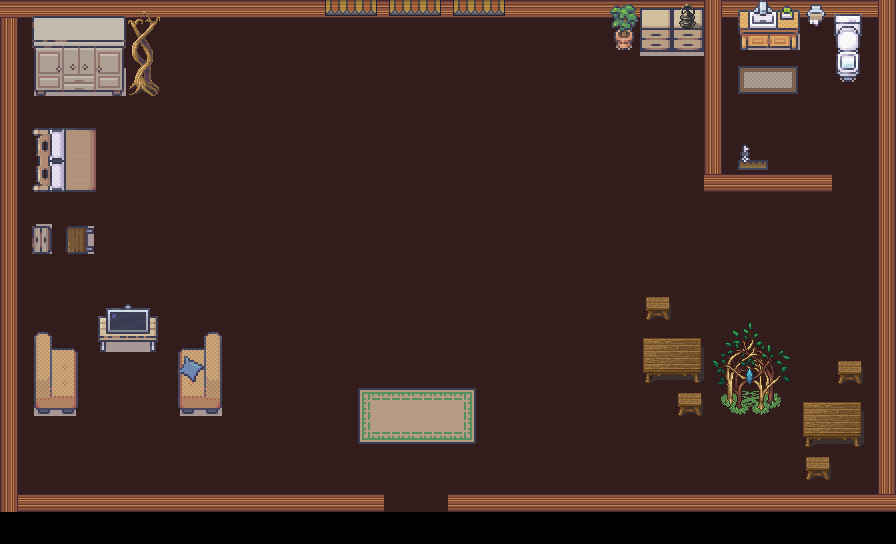

A 2D game scene composited from a Tiled map and its tileset images. What follows is a short description and the map's XML, with each tile layer's data collapsed to a summary:
An orthogonal 28x17 tile map with 32x32 px tiles, 7 tile layers (floor, carpet, wall, deco, ...), 5 tilesets and 7 objects (choc1, choc2, choc3, choc4, oompa1, ...).

<map version="1.10" tiledversion="1.10.2" orientation="orthogonal" renderorder="right-down" width="28" height="17" tilewidth="32" tileheight="32" infinite="0" nextlayerid="17" nextobjectid="13">
 <editorsettings>
  <export target="level3.tmj" format="json" />
 </editorsettings>
 <tileset firstgid="1" name="magecity" tilewidth="32" tileheight="32" tilecount="360" columns="8">
  <image source="magecity.png" width="256" height="1450" />
 </tileset>
 <tileset firstgid="361" name="trimsanddoors" tilewidth="32" tileheight="32" tilecount="750" columns="15">
  <image source="trimsanddoors.png" width="480" height="1600" />
 </tileset>
 <tileset firstgid="1111" name="1_Generic_32x32" tilewidth="32" tileheight="32" tilecount="1248" columns="16">
  <image source="1_Generic_32x32.png" width="512" height="2496" />
 </tileset>
 <tileset firstgid="2359" name="trees" tilewidth="32" tileheight="32" tilecount="252" columns="21">
  <image source="trees.png" width="688" height="384" />
 </tileset>
 <tileset firstgid="2611" name="livingRoom" tilewidth="32" tileheight="32" tilecount="720" columns="16">
  <image source="livingRoom.png" width="512" height="1440" />
 </tileset>
 <layer id="1" name="floor" width="28" height="17">
  <data>[476 cells, 448 non-empty, 1 distinct tile ids]</data>
 </layer>
 <layer id="13" name="carpet" width="28" height="17">
  <data>[476 cells, 8 non-empty, 6 distinct tile ids]</data>
 </layer>
 <layer id="2" name="wall" width="28" height="17">
  <data>[476 cells, 108 non-empty, 2 distinct tile ids]</data>
 </layer>
 <layer id="3" name="deco" width="28" height="17">
  <data>[476 cells, 4 non-empty, 1 distinct tile ids]</data>
 </layer>
 <layer id="4" name="deco2" width="28" height="17">
  <data>[476 cells, 31 non-empty, 20 distinct tile ids]</data>
 </layer>
 <layer id="5" name="deco3" width="28" height="17">
  <data>[476 cells, 32 non-empty, 27 distinct tile ids]</data>
 </layer>
 <layer id="8" name="deco4" width="28" height="17">
  <data>[476 cells, 35 non-empty, 28 distinct tile ids]</data>
 </layer>
 <objectgroup id="14" name="objectLayer">
  <object id="2" name="choc1" x="829.956" y="140.899">
   <point />
  </object>
  <object id="3" name="choc2" x="804.864" y="345.493">
   <point />
  </object>
  <object id="4" name="choc3" x="129.319" y="414.978">
   <point />
  </object>
  <object id="6" name="choc4" x="690.986" y="445.86">
   <point />
  </object>
 </objectgroup>
 <objectgroup id="16" name="enemyLayer">
  <object id="9" name="oompa1" x="590.725" y="329.748">
   <point />
  </object>
  <object id="10" name="oompa2" x="346.604" y="166.276">
   <point />
  </object>
  <object id="12" name="oompa3" x="243.56" y="456.674">
   <point />
  </object>
 </objectgroup>
</map>
